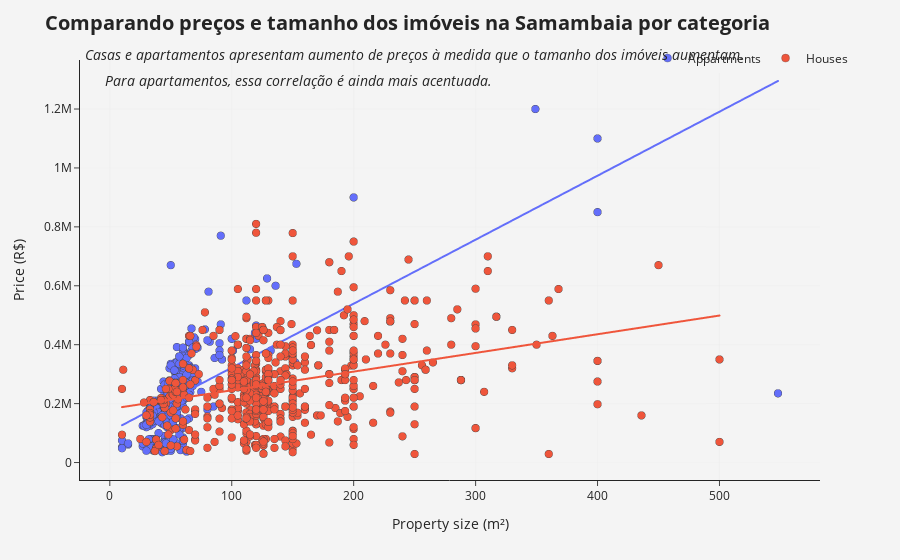

Notebook cell for this chart:
### Markdown cell above
Low house price values seems ok, because the mean of 0 is not too farm from these values. Unfortunately, the high values a far away from 0 and then we must be careful, this might indicate them as outliers.

#### Bivariate analysis

We've already seem some of this scatter plots, but taking a better look we might see something different:

### Code cell
title = '<b>Comparando preços e tamanho dos imóveis na Samambaia por categoria</b>'
subtitle = '<br><sub><i>          Casas e apartamentos apresentam aumento de preços à medida que o tamanho dos imóveis aumentam.\
<br>               Para apartamentos, essa correlação é ainda mais acentuada.</i><sub>'
title += subtitle

df = df_train.copy()
df[HOUSE_CATEGORY] = df_train[HOUSE_CATEGORY]\
        .apply(lambda x: 'Appartments' if x == 'Apartamentos' else 'Houses')

fig = px.scatter(df, x = HOUSE_SIZE, y = HOUSE_PRICE, color = HOUSE_CATEGORY, trendline = 'ols',
                labels = {'house_category': ""})

fig['layout']['xaxis']['title'] = 'Property size (m²)'
fig['layout']['yaxis']['title'] = 'Price (R$)'

fig.update_layout(
    title = title,
    titlefont = {'size': FIGURE_TITLE_SIZE},
    template = 'simple_white',
    paper_bgcolor = FIGURE_BG_COLOR,
    plot_bgcolor = FIGURE_BG_COLOR,
    legend=dict(
            orientation="h",
            yanchor="bottom",
            y=0.97,
            xanchor="right",
            x=1.044)
)

fig.update_traces(marker_line_width=.3, marker_size = 8)

fig.update_xaxes(
    showgrid = True,
    gridcolor = '#ebebeb',
    gridwidth = .4
)

fig.update_yaxes(
    showgrid = True,
    gridcolor = '#ebebeb',
    gridwidth = .4
)

fig['layout']['xaxis']['title'] = 'Property size (m²)'
fig['layout']['yaxis']['title'] = 'Price (R$)'

fig.show()

### Figure 1 — Plotly figure (JSON) as saved in the notebook; plotly's stock layout.template omitted (floating-point values rounded to 4 significant figures; data arrays with more than 128 entries replaced by an {"elided": "..."} marker saying what was removed)
{"data": [{"hovertemplate": "=Appartments<br>house_size=%{x}<br>house_price=%{y}<extra></extra>", "legendgroup": "Appartments", "marker": {"color": "#636efa", "line": {"width": 0.3}, "size": 8, "symbol": "circle"}, "mode": "markers", "name": "Appartments", "showlegend": true, "type": "scattergl", "x": {"elided": "1011 int values"}, "xaxis": "x", "y": {"elided": "1011 int values"}, "yaxis": "y"}, {"hovertemplate": "<b>OLS trendline</b><br>house_price = 2172.1 * house_size + 104806<br>R<sup>2</sup>=0.421901<br><br>=Appartments<br>house_size=%{x}<br>house_price=%{y} <b>(trend)</b><extra></extra>", "legendgroup": "Appartments", "marker": {"color": "#636efa", "line": {"width": 0.3}, "size": 8, "symbol": "circle"}, "mode": "lines", "name": "Appartments", "showlegend": false, "type": "scattergl", "x": {"elided": "979 int values"}, "xaxis": "x", "y": {"elided": "979 float values"}, "yaxis": "y"}, {"hovertemplate": "=Houses<br>house_size=%{x}<br>house_price=%{y}<extra></extra>", "legendgroup": "Houses", "marker": {"color": "#EF553B", "line": {"width": 0.3}, "size": 8, "symbol": "circle"}, "mode": "markers", "name": "Houses", "showlegend": true, "type": "scattergl", "x": {"elided": "980 int values"}, "xaxis": "x", "y": {"elided": "980 int values"}, "yaxis": "y"}, {"hovertemplate": "<b>OLS trendline</b><br>house_price = 634.382 * house_size + 181770<br>R<sup>2</sup>=0.131672<br><br>=Houses<br>house_size=%{x}<br>house_price=%{y} <b>(trend)</b><extra></extra>", "legendgroup": "Houses", "marker": {"color": "#EF553B", "line": {"width": 0.3}, "size": 8, "symbol": "circle"}, "mode": "lines", "name": "Houses", "showlegend": false, "type": "scattergl", "x": {"elided": "879 int values"}, "xaxis": "x", "y": {"elided": "879 float values"}, "yaxis": "y"}], "layout": {"legend": {"orientation": "h", "title": {"text": ""}, "tracegroupgap": 0, "x": 1.044, "xanchor": "right", "y": 0.97, "yanchor": "bottom"}, "margin": {"t": 60}, "paper_bgcolor": "#f4f4f4", "plot_bgcolor": "#f4f4f4", "title": {"font": {"size": 20}, "text": "<b>Comparando preços e tamanho dos imóveis na Samambaia por categoria</b><br><sub><i>          Casas e apartamentos apresentam aumento de preços à medida que o tamanho dos imóveis aumentam.<br>               Para apartamentos, essa correlação é ainda mais acentuada.</i><sub>"}, "xaxis": {"anchor": "y", "domain": [0, 1], "gridcolor": "#ebebeb", "gridwidth": 0.4, "showgrid": true, "title": {"text": "Property size (m²)"}}, "yaxis": {"anchor": "x", "domain": [0, 1], "gridcolor": "#ebebeb", "gridwidth": 0.4, "showgrid": true, "title": {"text": "Price (R$)"}}}}
